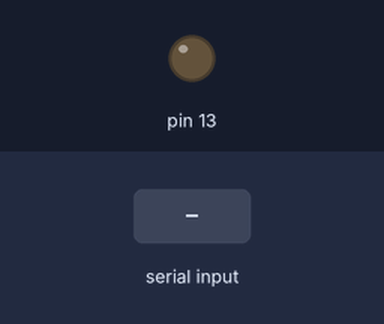
A sketch run on a simulated Arduino Uno, built with avr-gcc and run on an emulated ATmega328P. Shown: output pins drawn as LEDs (lit = HIGH). The test bench sets the inputs (shaded band). What the sketch prints to the serial monitor is not drawn.

Above: at 1.2 s.
1.3 s: "B" received over Serial
At 2.0 s:
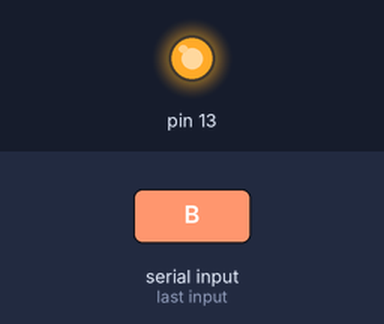
2.8 s: "A" received over Serial
4.3 s: "C" received over Serial
Timing chart, 0 to 7.3 s (numbered marks = the images above; inputs shaded):
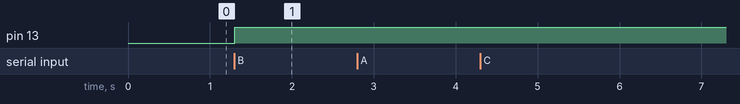

The sketch:

capstone_beetle.ino
```cpp
bool completed_handshake;
uint8_t sequence_counter;


struct DataPacket {
  uint8_t beetle_id;
  uint8_t packet_id;
  uint8_t sequence_id;
  uint16_t payload_1;
  uint16_t payload_2;
  uint16_t payload_3;
  uint16_t payload_4;
  uint16_t payload_5;
  uint16_t payload_6;
  uint16_t buffer_1;
  uint16_t buffer_2;
  uint8_t buffer_3;
};

void send_packet(
  uint8_t beetle_id,
  uint8_t packet_id,
  uint8_t sequence_id,
  uint16_t payload_1,
  uint16_t payload_2,
  uint16_t payload_3,
  uint16_t payload_4,
  uint16_t payload_5,
  uint16_t payload_6) {
  DataPacket packet;
  packet.beetle_id = (uint8_t)beetle_id;
  packet.packet_id = (uint8_t)packet_id;
  /*
   * packet id and their purposes
   * 1: SYN
   * 2: SYN-ACK
   * 3: ACK
   * 4: NAK
   * 5: accelerometer data
   * 6: ir sensor data
   * 7: laser tag gun data
   * 8: reload
   * 8: START
   * 10: FIN
   */
  packet.sequence_id = (uint8_t)sequence_id;
  packet.payload_1 = (uint16_t)payload_1;
  packet.payload_2 = (uint16_t)payload_2;
  packet.payload_3 = (uint16_t)payload_3;
  packet.payload_4 = (uint16_t)payload_4;
  packet.payload_5 = (uint16_t)payload_5;
  packet.payload_6 = (uint16_t)payload_6;
  packet.buffer_1 = (uint16_t)0;
  packet.buffer_2 = (uint16_t)0;
  packet.buffer_3 = (uint8_t)0;


  Serial.write((uint8_t *)&packet, sizeof(packet));
}


void setup() {
  Serial.begin(115200);
  // B4 52 A9 09 B6 D2
  completed_handshake = false;
  sequence_counter = 0;
  pinMode(13, OUTPUT);
}


void loop() {
  if(Serial.available()){
    if(sequence_counter == 49) {
      sequence_counter = 50;
    }
    // UNO receives data in ASCII
    // e.g. "A" has value 65
    // Serial.read clears the buffer
    switch(Serial.read()) {
      case 65:
        // start handshake
        send_packet(1,2,0,0,0,0,0,0,0);
        break;
      case 66:
        // complete handshake
        completed_handshake = true;
        digitalWrite(13, HIGH);
        break;
      case 67:
      case 68:
        int count = 0;
        for(count = 0; count < 50; count++){
          send_packet(1,5,count,4,5,6,7,8,9);
        }
        break;
      default:
        break;
    }
 }
}
```

Measured:
- after the input at 1.3 s, pin 13: LOW → HIGH at once
- after the input at 2.8 s, every drawn part: stays the same
- after the input at 4.3 s, every drawn part: stays the same
